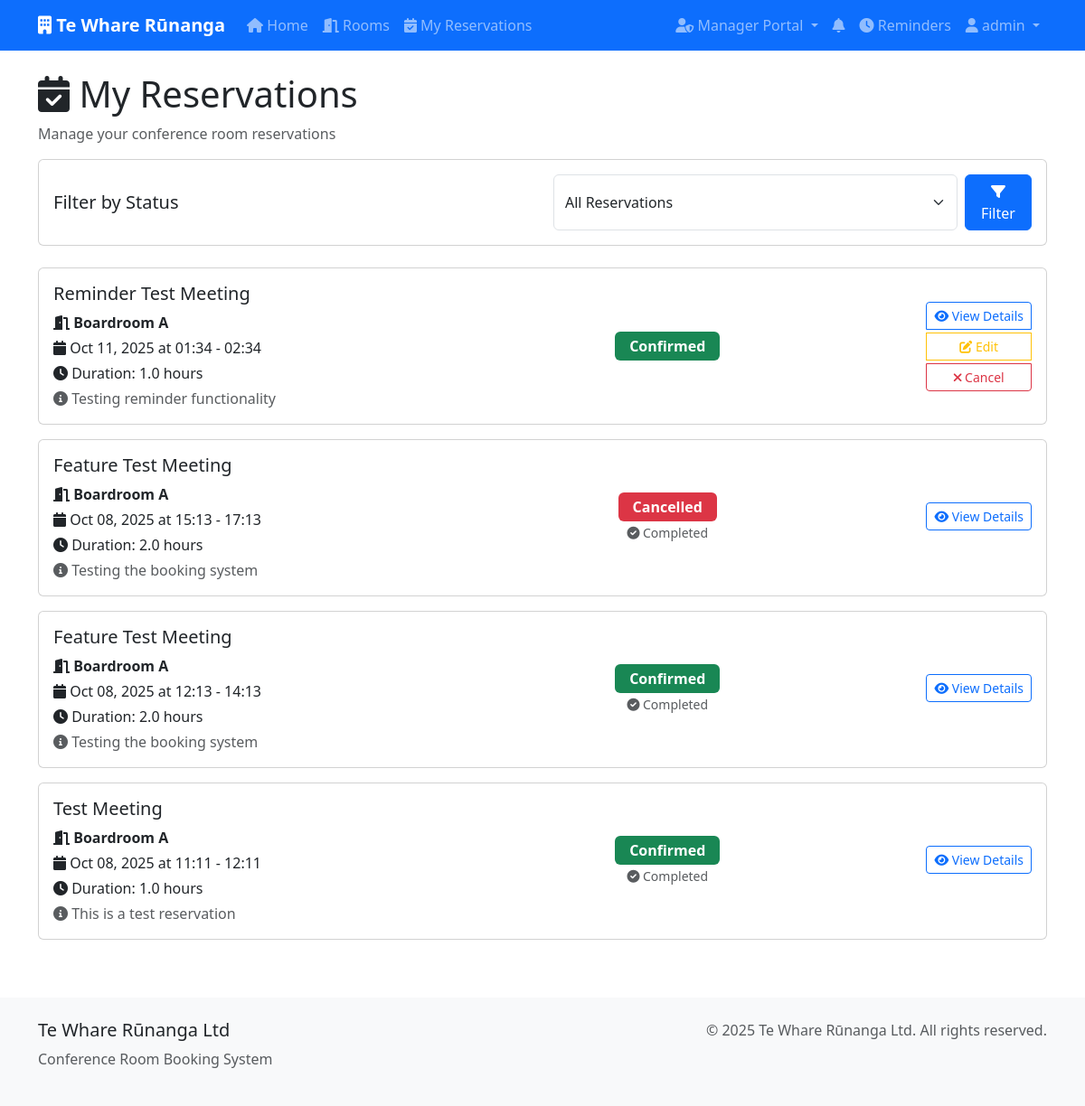
The app's page /reservations/ (signed in) with its own data.
### bookings/models.py (models this page shows, shortened)
class Reservation(models.Model):
    STATUS_CHOICES = [
        ('pending', 'Pending'),
        ('confirmed', 'Confirmed'),
        ('cancelled', 'Cancelled'),
        ('completed', 'Completed'),
    ]
    room = models.ForeignKey(Room, on_delete=models.CASCADE, related_name='reservations')
    user = models.ForeignKey(User, on_delete=models.CASCADE, related_name='reservations')
    title = models.CharField(max_length=200)
    description = models.TextField(blank=True)
    start_time = models.DateTimeField()
    end_time = models.DateTimeField()
    status = models.CharField(max_length=20, choices=STATUS_CHOICES, default='pending')
    created_at = models.DateTimeField(auto_now_add=True)
    updated_at = models.DateTimeField(auto_now=True)
    created_by_admin = models.BooleanField(default=False)
    class Meta:
        ordering = ['start_time']
    @property
    def duration(self):
        return (self.end_time - self.start_time).total_seconds() / 3600
    @property
    def is_past(self):
        return self.end_time < timezone.now()
    @property
    def is_current(self):
        now = timezone.now()
        return self.start_time <= now <= self.end_time

class Room(models.Model):
    name = models.CharField(max_length=100, unique=True)
    capacity = models.PositiveIntegerField()
    description = models.TextField(blank=True)
    location = models.CharField(max_length=200)
    amenities = models.TextField(blank=True)
    is_active = models.BooleanField(default=True)
    created_at = models.DateTimeField(auto_now_add=True)
    updated_at = models.DateTimeField(auto_now=True)
    class Meta:
        ordering = ['name']

### bookings/views.py (the view)
# urls.py: path('reservations/', views.reservation_list, name='reservation_list'),
@login_required
def reservation_list(request):
    reservations = Reservation.objects.filter(user=request.user).order_by('-start_time')
    status = request.GET.get('status')
    if status:
        reservations = reservations.filter(status=status)
    paginator = Paginator(reservations, 10)
    page_number = request.GET.get('page')
    page_obj = paginator.get_page(page_number)
    context = {
        'page_obj': page_obj,
        'status': status,
    }
    return render(request, 'bookings/reservation_list.html', context)

### bookings/context_processors.py (called while the page is built)
def notification_count(request):
    if request.user.is_authenticated:
        unread_count = Notification.objects.filter(
            user=request.user,
            is_read=False
        ).count()
        return {'unread_notifications_count': unread_count}
    return {'unread_notifications_count': 0}

### templates/bookings/reservation_list.html (shortened to what this page needs)
{% extends 'bookings/base.html' %}
{% block content %}
<div class="row">
    <div class="col-12">
        <h1><i class="fas fa-calendar-check"></i> My Reservations</h1>
        <p class="text-muted">Manage your conference room reservations</p>
    </div>
</div>
<div class="row mb-4">
    <div class="col-12">
        <div class="card">
            <div class="card-body">
                <div class="row align-items-center">
                    <div class="col-md-6">
                        <h5 class="mb-0">Filter by Status</h5>
                    </div>
                    <div class="col-md-6">
                        <form method="get" class="d-flex">
                            <select name="status" class="form-select me-2">
                                <option value="">All Reservations</option>
                            </select>
                            <button type="submit" class="btn btn-primary">
                                <i class="fas fa-filter"></i> Filter
                            </button>
                        </form>
                    </div>
                </div>
            </div>
        </div>
    </div>
</div>
<div class="row">
    {% for reservation in page_obj %}
    <div class="col-12 mb-3">
        <div class="card">
            <div class="card-body">
                <div class="row align-items-center">
                    <div class="col-md-6">
                        <h5 class="card-title">{{ reservation.title }}</h5>
                        <p class="card-text mb-1">
                            <i class="fas fa-door-open"></i> <strong>{{ reservation.room.name }}</strong>
                        </p>
                        <p class="card-text mb-1">
                            <i class="fas fa-calendar"></i>
                            {{ reservation.start_time|date:"M d, Y" }} at {{ reservation.start_time|time:"H:i" }} -
                            {{ reservation.end_time|time:"H:i" }}
                        </p>
                        <p class="card-text mb-1">
                            <i class="fas fa-clock"></i> Duration: {{ reservation.duration|floatformat:1 }} hours
                        </p>
                        {% if reservation.description %}
                        <p class="card-text text-muted">
                            <i class="fas fa-info-circle"></i> {{ reservation.description|truncatewords:10 }}
                        </p>
                        {% endif %}
                    </div>
                    <div class="col-md-3 text-center">
                        <span class="badge bg-{% if reservation.status == 'confirmed' %}success{% elif reservation.status == 'pending' %}warning{% elif reservation.status == 'cancelled' %}danger{% else %}secondary{% endif %} status-badge fs-6">
                            {{ reservation.get_status_display }}
                        </span>
                        {% if reservation.is_current %}
                        <br><small class="text-success"><i class="fas fa-play-circle"></i> Currently Active</small>
                        {% elif reservation.is_past %}
                        <br><small class="text-muted"><i class="fas fa-check-circle"></i> Completed</small>
                        {% endif %}
                    </div>
                    <div class="col-md-3 text-end">
                        <div class="btn-group-vertical" role="group">
                            <a href="{% url 'reservation_detail' reservation.id %}" class="btn btn-outline-primary btn-sm mb-1">
                                <i class="fas fa-eye"></i> View Details
                            </a>
                            {% if reservation.status != 'cancelled' and not reservation.is_past %}
                            <a href="{% url 'reservation_update' reservation.id %}" class="btn btn-outline-warning btn-sm mb-1">
                                <i class="fas fa-edit"></i> Edit
                            </a>
                            <a href="{% url 'reservation_cancel' reservation.id %}" class="btn btn-outline-danger btn-sm">
                                <i class="fas fa-times"></i> Cancel
                            </a>
                            {% endif %}
                        </div>
                    </div>
                </div>
            </div>
        </div>
    </div>
    {% endfor %}
</div>
{% endblock %}

### templates/bookings/base.html (shortened to what this page needs)
<!DOCTYPE html>
<html lang="en">
<head>
    <link href="https://cdn.jsdelivr.net/npm/bootstrap@5.3.0/dist/css/bootstrap.min.css" rel="stylesheet">
    <link href="https://cdnjs.cloudflare.com/ajax/libs/font-awesome/6.0.0/css/all.min.css" rel="stylesheet">
</head>
<body>
    <nav class="navbar navbar-expand-lg navbar-dark bg-primary">
        <div class="container">
            <a class="navbar-brand" href="{% url 'home' %}">
                <i class="fas fa-building"></i> Te Whare Rūnanga
            </a>
            <div class="collapse navbar-collapse" id="navbarNav">
                <ul class="navbar-nav me-auto">
                    <li class="nav-item">
                        <a class="nav-link" href="{% url 'home' %}">
                            <i class="fas fa-home"></i> Home
                        </a>
                    </li>
                    <li class="nav-item">
                        <a class="nav-link" href="{% url 'room_list' %}">
                            <i class="fas fa-door-open"></i> Rooms
                        </a>
                    </li>
                    {% if user.is_authenticated %}
                    <li class="nav-item">
                        <a class="nav-link" href="{% url 'reservation_list' %}">
                            <i class="fas fa-calendar-check"></i> My Reservations
                        </a>
                    </li>
                    {% endif %}
                </ul>
                <ul class="navbar-nav">
                    {% if user.is_authenticated %}
                        {% if user.profile.is_admin %}
                        <li class="nav-item dropdown">
                            <a class="nav-link dropdown-toggle" href="#" id="adminDropdown" role="button" data-bs-toggle="dropdown">
                                <i class="fas fa-user-shield"></i> Manager Portal
                            </a>
                        </li>
                        {% endif %}
                        <li class="nav-item">
                            <a class="nav-link notification-badge" href="{% url 'notifications' %}">
                                <i class="fas fa-bell"></i>
                            </a>
                        </li>
                        <li class="nav-item">
                            <a class="nav-link" href="{% url 'reminder_list' %}">
                                <i class="fas fa-clock"></i> Reminders
                            </a>
                        </li>
                        <li class="nav-item dropdown">
                            <a class="nav-link dropdown-toggle" href="#" id="userDropdown" role="button" data-bs-toggle="dropdown">
                                <i class="fas fa-user"></i> {{ user.username }}
                            </a>
                        </li>
                    {% endif %}
                </ul>
            </div>
        </div>
    </nav>
    <main class="container mt-4">
        {% block content %}{% endblock %}
    </main>
    <footer class="footer mt-5 py-4">
        <div class="container">
            <div class="row">
                <div class="col-md-6">
                    <h5>Te Whare Rūnanga Ltd</h5>
                    <p class="text-muted">Conference Room Booking System</p>
                </div>
                <div class="col-md-6 text-md-end">
                    <p class="text-muted">&copy; 2025 Te Whare Rūnanga Ltd. All rights reserved.</p>
                </div>
            </div>
        </div>
    </footer>
</body>
</html>

### templates/bookings/base.html (style rules this page uses)
.navbar-brand { font-weight: bold; }
.card { transition: transform 0.2s; }
.status-badge { font-size: 0.8rem; }
.footer { background-color: #f8f9fa; margin-top: 50px; }
.notification-badge { position: relative; }

### templates/bookings/reservation_list.html (style rules this page uses)
.status-badge { font-size: 0.9rem; padding: 0.5rem 1rem; }
.card { transition: box-shadow 0.2s; }

### records on screen
Reservation: title "Reminder Test Meeting", room.name "Boardroom A", start_time "Oct 11, 2025", start_time "01:34", end_time "02:34", duration "1.0", description "Testing reminder functionality", status "Confirmed", shows "Edit"
Reservation: title "Feature Test Meeting", room.name "Boardroom A", start_time "Oct 08, 2025", start_time "15:13", end_time "17:13", duration "2.0", description "Testing the booking system", status "Cancelled", shows "Completed"
Reservation: title "Feature Test Meeting", room.name "Boardroom A", start_time "Oct 08, 2025", start_time "12:13", end_time "14:13", duration "2.0", description "Testing the booking system", status "Confirmed", shows "Completed"
Reservation: title "Test Meeting", room.name "Boardroom A", start_time "Oct 08, 2025", start_time "11:11", end_time "12:11", duration "1.0", description "This is a test reservation", status "Confirmed", shows "Completed"

### other values on screen
{{ user.username }} "admin"
